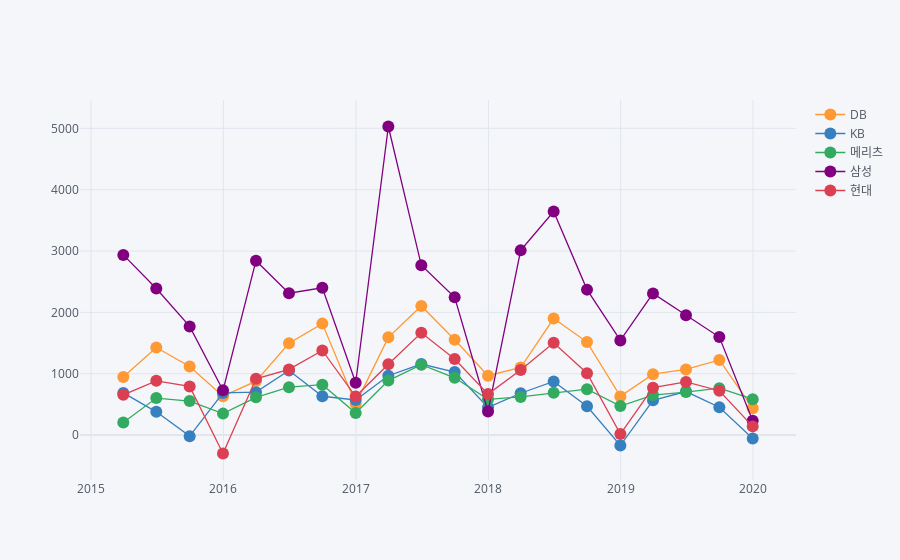

Notebook code for this chart:
### Code cell
# 당기순이익
company_list = {'0010633': '삼성', '0010636': 'DB', '0010634': '현대', '0010635': 'KB', '0010626': '메리츠'}

service_code = 'statisticsInfoSearch'
params = {
    'listNo': 'SI007',
    'term': 'Q',
    'startBaseMm': '201501',
    'endBaseMm': '201912',
}

total_profit = []
for company in company_list.keys():
    params['financeCd'] = company
    total_profit.append(pd.DataFrame(get_data(service_code, params)['result']['list']))
total_profit = pd.concat(total_profit).query('account_cd == "U"').reset_index(drop=True)
total_profit['finance_nm'] = total_profit['finance_cd'].apply(lambda x: company_list.get(x))
columns = dict(map(lambda x: (x['column_id'], x['column_nm']), get_data(service_code, params)['result']['description']))
total_profit.columns = list(map(lambda x: columns.get(x, x), total_profit.columns))
total_profit['base_month'] = total_profit['base_month'].apply(lambda x: datetime(int(x[:4]), int(x[-2:]), 1) + relativedelta(months=1, days=-1))
total_profit['당분기'] = total_profit['당분기'].astype(float)
total_profit = total_profit.pivot_table(index='base_month', columns='finance_nm', values='당분기', aggfunc=np.sum)
total_profit = np.round(total_profit/1e8,0)
total_profit.iplot(kind='line', mode='lines+markers')

### Figure 1 — Plotly figure (JSON) as saved in the notebook; plotly's stock layout.template omitted (floating-point values rounded to 4 significant figures)
{"data": [{"line": {"color": "rgba(255, 153, 51, 1.0)", "dash": "solid", "shape": "linear", "width": 1.3}, "marker": {"size": 12, "symbol": "circle"}, "mode": "lines+markers", "name": "DB", "text": "", "type": "scatter", "x": ["2015-03-31", "2015-06-30", "2015-09-30", "2015-12-31", "2016-03-31", "2016-06-30", "2016-09-30", "2016-12-31", "2017-03-31", "2017-06-30", "2017-09-30", "2017-12-31", "2018-03-31", "2018-06-30", "2018-09-30", "2018-12-31", "2019-03-31", "2019-06-30", "2019-09-30", "2019-12-31"], "y": [946, 1427, 1118, 635, 880, 1496, 1817, 509, 1593, 2105, 1554, 968, 1102, 1900, 1516, 631, 992, 1070, 1225, 439]}, {"line": {"color": "rgba(55, 128, 191, 1.0)", "dash": "solid", "shape": "linear", "width": 1.3}, "marker": {"size": 12, "symbol": "circle"}, "mode": "lines+markers", "name": "KB", "text": "", "type": "scatter", "x": ["2015-03-31", "2015-06-30", "2015-09-30", "2015-12-31", "2016-03-31", "2016-06-30", "2016-09-30", "2016-12-31", "2017-03-31", "2017-06-30", "2017-09-30", "2017-12-31", "2018-03-31", "2018-06-30", "2018-09-30", "2018-12-31", "2019-03-31", "2019-06-30", "2019-09-30", "2019-12-31"], "y": [688, 379, -17, 688, 700, 1053, 633, 572, 968, 1158, 1028, 451, 682, 875, 469, -170, 567, 710, 455, -54]}, {"line": {"color": "rgba(50, 171, 96, 1.0)", "dash": "solid", "shape": "linear", "width": 1.3}, "marker": {"size": 12, "symbol": "circle"}, "mode": "lines+markers", "name": "메리츠", "text": "", "type": "scatter", "x": ["2015-03-31", "2015-06-30", "2015-09-30", "2015-12-31", "2016-03-31", "2016-06-30", "2016-09-30", "2016-12-31", "2017-03-31", "2017-06-30", "2017-09-30", "2017-12-31", "2018-03-31", "2018-06-30", "2018-09-30", "2018-12-31", "2019-03-31", "2019-06-30", "2019-09-30", "2019-12-31"], "y": [205, 603, 555, 350, 616, 781, 822, 360, 888, 1147, 934, 583, 622, 690, 749, 474, 653, 702, 764, 586]}, {"line": {"color": "rgba(128, 0, 128, 1.0)", "dash": "solid", "shape": "linear", "width": 1.3}, "marker": {"size": 12, "symbol": "circle"}, "mode": "lines+markers", "name": "삼성", "text": "", "type": "scatter", "x": ["2015-03-31", "2015-06-30", "2015-09-30", "2015-12-31", "2016-03-31", "2016-06-30", "2016-09-30", "2016-12-31", "2017-03-31", "2017-06-30", "2017-09-30", "2017-12-31", "2018-03-31", "2018-06-30", "2018-09-30", "2018-12-31", "2019-03-31", "2019-06-30", "2019-09-30", "2019-12-31"], "y": [2937, 2390, 1771, 730, 2843, 2313, 2400, 853, 5030, 2768, 2246, 385, 3011, 3645, 2371, 1543, 2308, 1953, 1598, 234]}, {"line": {"color": "rgba(219, 64, 82, 1.0)", "dash": "solid", "shape": "linear", "width": 1.3}, "marker": {"size": 12, "symbol": "circle"}, "mode": "lines+markers", "name": "현대", "text": "", "type": "scatter", "x": ["2015-03-31", "2015-06-30", "2015-09-30", "2015-12-31", "2016-03-31", "2016-06-30", "2016-09-30", "2016-12-31", "2017-03-31", "2017-06-30", "2017-09-30", "2017-12-31", "2018-03-31", "2018-06-30", "2018-09-30", "2018-12-31", "2019-03-31", "2019-06-30", "2019-09-30", "2019-12-31"], "y": [656, 884, 793, -300, 918, 1071, 1379, 628, 1155, 1667, 1239, 668, 1060, 1505, 1009, 16, 773, 866, 723, 142]}], "layout": {"legend": {"bgcolor": "#F5F6F9", "font": {"color": "#4D5663"}}, "paper_bgcolor": "#F5F6F9", "plot_bgcolor": "#F5F6F9", "title": {"font": {"color": "#4D5663"}}, "xaxis": {"gridcolor": "#E1E5ED", "showgrid": true, "tickfont": {"color": "#4D5663"}, "title": {"font": {"color": "#4D5663"}, "text": ""}, "zerolinecolor": "#E1E5ED"}, "yaxis": {"gridcolor": "#E1E5ED", "showgrid": true, "tickfont": {"color": "#4D5663"}, "title": {"font": {"color": "#4D5663"}, "text": ""}, "zerolinecolor": "#E1E5ED"}}}
